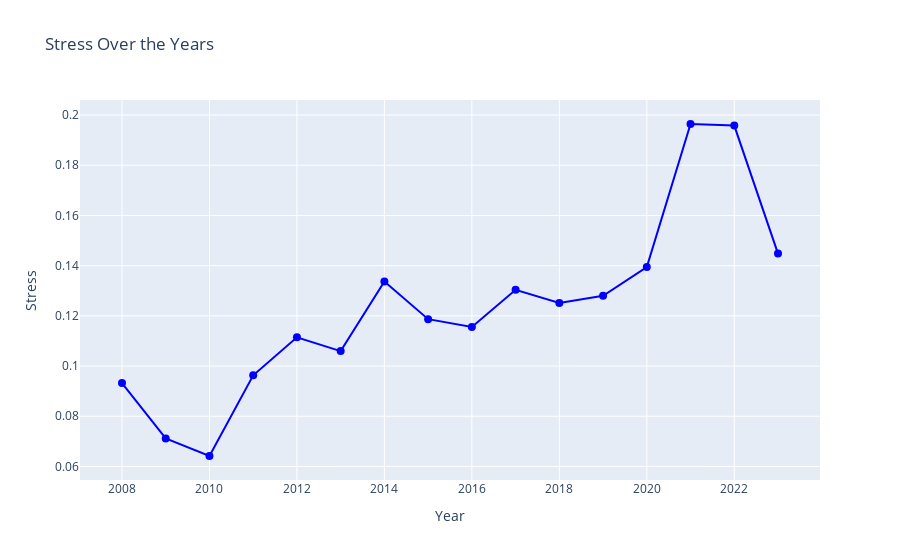

The notebook cell this image was saved under:
### Code cell
years = list(stress_over_years.keys())
stress_values = list(stress_over_years.values())

# Create a trace for the stress values
trace = go.Scatter(
    x=years,
    y=stress_values,
    mode='lines+markers',
    name='Stress',
    marker=dict(
        size=8,
        color='blue'
    ),
    line=dict(
        width=2
    )
)

layout = go.Layout(
    title='Stress Over the Years',
    xaxis=dict(title='Year'),
    yaxis=dict(title='Stress'),
    hovermode='closest'
)

fig = go.Figure(data=[trace], layout=layout)

# Show the plot (you can also save it to an HTML file)
fig.show()

### Figure 1 — Plotly figure (JSON) as saved in the notebook; plotly's stock layout.template omitted (floating-point values rounded to 4 significant figures)
{"data": [{"line": {"width": 2}, "marker": {"color": "blue", "size": 8}, "mode": "lines+markers", "name": "Stress", "type": "scatter", "x": [2008, 2009, 2010, 2011, 2012, 2013, 2014, 2015, 2016, 2017, 2018, 2019, 2020, 2021, 2022, 2023], "y": [0.09324, 0.07116, 0.06417, 0.09629, 0.1114, 0.106, 0.1337, 0.1187, 0.1156, 0.1304, 0.1252, 0.128, 0.1394, 0.1964, 0.1958, 0.1448]}], "layout": {"hovermode": "closest", "title": {"text": "Stress Over the Years"}, "xaxis": {"title": {"text": "Year"}}, "yaxis": {"title": {"text": "Stress"}}}}
